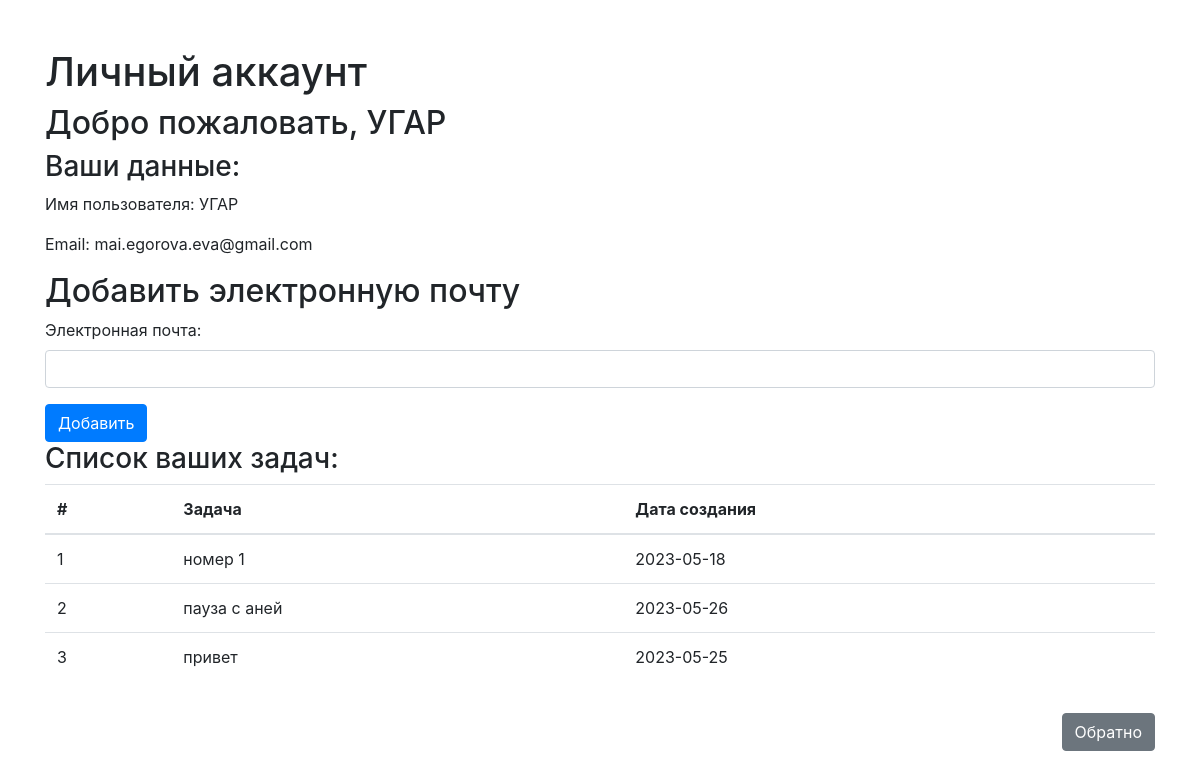
/account (signed in), run on the app's committed database.
### tables this page shows
CREATE TABLE users (
        id INTEGER PRIMARY KEY AUTOINCREMENT,
        username TEXT UNIQUE NOT NULL,
        password TEXT NOT NULL
    , email TEXT);

CREATE TABLE tasks (
        id INTEGER PRIMARY KEY AUTOINCREMENT,
        user_id INTEGER NOT NULL,
        title TEXT NOT NULL,
        deadline DATE,
        priority INTEGER, status INTEGER DEFAULT 0,
        FOREIGN KEY (user_id) REFERENCES users (id)
    );

### app.py (the view)
@app.route('/account')
def account():
    if 'user_id' in session:
        user_id = session['user_id']
        cursor.execute('SELECT * FROM users WHERE id=?', (user_id,))
        user = cursor.fetchone()
        cursor.execute('SELECT * FROM tasks WHERE user_id=?', (user_id,))
        tasks = cursor.fetchall()
        return render_template('account.html', user=user, tasks=tasks)
    return redirect('/login')

### templates/account.html (shortened to what this page needs)
<!DOCTYPE html>
<html>
<head>
    <link rel="stylesheet" href="https://stackpath.bootstrapcdn.com/bootstrap/4.5.2/css/bootstrap.min.css">
</head>
<body>
    <div class="container mt-5">
        <h1>Личный аккаунт</h1>
        <h2>Добро пожаловать, {{ user[1] }}</h2>
        <h3>Ваши данные:</h3>
        <p>Имя пользователя: {{ user[1] }}</p>
        <p>Email: {{ user[3] }}</p>
        <h2>Добавить электронную почту</h2>
        <form action="/add_email" method="post">
          <div class="form-group">
            <label for="email">Электронная почта:</label>
            <input type="email" class="form-control" id="email" name="email" required>
          </div>
          <button type="submit" class="btn btn-primary">Добавить</button>
        </form>
        <h3>Список ваших задач:</h3>
        <table class="table">
            <thead>
                <tr>
                    <th>#</th>
                    <th>Задача</th>
                    <th>Дата создания</th>
                </tr>
            </thead>
            <tbody>
                {% for task in tasks %}
                <tr>
                    <td>{{ loop.index }}</td>
                    <td>{{ task[2] }}</td>
                    <td>{{ task[3] }}</td>
                </tr>
                {% endfor %}
            </tbody>
        </table>
        <a href="/" class="btn btn-secondary mt-3 float-right">Обратно</a>
    </div>
</body>
</html>

### data on the page
users: username "УГАР", email "mai.egorova.eva@gmail.com"
tasks: title "номер 1", deadline "2023-05-18"
tasks: title "пауза с аней", deadline "2023-05-26"
tasks: title "привет", deadline "2023-05-25"
